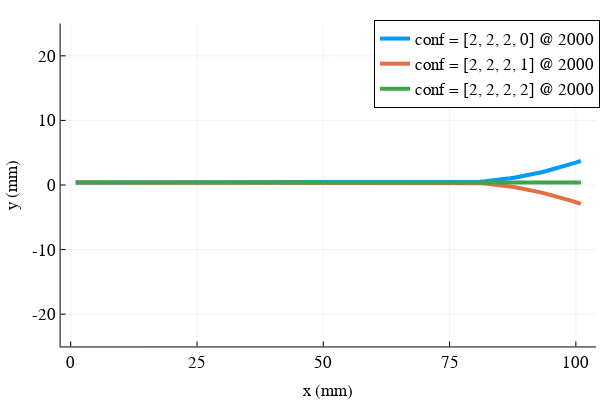

The notebook cell this image was saved under:
### Code cell
v = 81
plot!(1000*X[:,v],
xlabel ="x (mm)",
ylabel = "y (mm)",
linewidth=4,
label="conf = $(conf[v]) @ $(P[1])",
legendfontsize=12,
guidefontsize=12,
tickfontsize=12
)

### Figure 1 — Plotly figure (JSON) as saved in the notebook; plotly's stock layout.template omitted (floating-point values rounded to 4 significant figures)
{"data": [{"colorbar": {"len": 0.897, "title": "", "x": 0.9934, "y": 0.5417}, "legendgroup": "conf = [2, 2, 2, 0] @ 2000", "line": {"color": "rgba(0, 154, 250, 1.000)", "dash": "solid", "shape": "linear", "width": 4}, "mode": "lines", "name": "conf = [2, 2, 2, 0] @ 2000", "showlegend": true, "type": "scatter", "x": [1, 2, 3, 4, 5, 6, 7, 8, 9, 10, 11, 12, 13, 14, 15, 16, 17, 18, 19, 20, 21, 22, 23, 24, 25, 26, 27, 28, 29, 30, 31, 32, 33, 34, 35, 36, 37, 38, 39, 40, 41, 42, 43, 44, 45, 46, 47, 48, 49, 50, 51, 52, 53, 54, 55, 56, 57, 58, 59, 60, 61, 62, 63, 64, 65, 66, 67, 68, 69, 70, 71, 72, 73, 74, 75, 76, 77, 78, 79, 80, 81, 82, 83, 84, 85, 86, 87, 88, 89, 90, 91, 92, 93, 94, 95, 96, 97, 98, 99, 100, 101], "xaxis": "x", "y": [0.4, 0.4, 0.4, 0.4, 0.4, 0.4, 0.4, 0.4, 0.4, 0.4, 0.4, 0.4, 0.4, 0.4, 0.4, 0.4, 0.4, 0.4, 0.4, 0.4, 0.4, 0.4, 0.4, 0.4, 0.4, 0.4, 0.4, 0.4, 0.4, 0.4, 0.4, 0.4, 0.4, 0.4, 0.4, 0.4, 0.4, 0.4, 0.4, 0.4, 0.4, 0.4, 0.4, 0.4, 0.4, 0.4, 0.4, 0.4, 0.4, 0.4, 0.4, 0.4, 0.4, 0.4, 0.4, 0.4, 0.3999, 0.3999, 0.3999, 0.3999, 0.3998, 0.3997, 0.3996, 0.3995, 0.3993, 0.3991, 0.3988, 0.3983, 0.3978, 0.397, 0.3959, 0.3945, 0.3926, 0.3902, 0.3873, 0.3855, 0.3889, 0.4038, 0.4299, 0.4674, 0.5159, 0.5755, 0.646, 0.7273, 0.8194, 0.9222, 1.036, 1.16, 1.295, 1.44, 1.596, 1.762, 1.939, 2.127, 2.325, 2.533, 2.752, 2.981, 3.221, 3.471, 3.732], "yaxis": "y"}, {"colorbar": {"len": 0.897, "title": "", "x": 0.9934, "y": 0.5417}, "legendgroup": "conf = [2, 2, 2, 1] @ 2000", "line": {"color": "rgba(227, 111, 71, 1.000)", "dash": "solid", "shape": "linear", "width": 4}, "mode": "lines", "name": "conf = [2, 2, 2, 1] @ 2000", "showlegend": true, "type": "scatter", "x": [1, 2, 3, 4, 5, 6, 7, 8, 9, 10, 11, 12, 13, 14, 15, 16, 17, 18, 19, 20, 21, 22, 23, 24, 25, 26, 27, 28, 29, 30, 31, 32, 33, 34, 35, 36, 37, 38, 39, 40, 41, 42, 43, 44, 45, 46, 47, 48, 49, 50, 51, 52, 53, 54, 55, 56, 57, 58, 59, 60, 61, 62, 63, 64, 65, 66, 67, 68, 69, 70, 71, 72, 73, 74, 75, 76, 77, 78, 79, 80, 81, 82, 83, 84, 85, 86, 87, 88, 89, 90, 91, 92, 93, 94, 95, 96, 97, 98, 99, 100, 101], "xaxis": "x", "y": [0.4, 0.4, 0.4, 0.4, 0.4, 0.4, 0.4, 0.4, 0.4, 0.4, 0.4, 0.4, 0.4, 0.4, 0.4, 0.4, 0.4, 0.4, 0.4, 0.4, 0.4, 0.4, 0.4, 0.4, 0.4, 0.4, 0.4, 0.4, 0.4, 0.4, 0.4, 0.4, 0.4, 0.4, 0.4, 0.4, 0.4, 0.4, 0.4, 0.4, 0.4, 0.4, 0.4, 0.4, 0.4, 0.4, 0.4, 0.4, 0.4, 0.4, 0.4, 0.4, 0.4, 0.4, 0.4, 0.4, 0.4001, 0.4001, 0.4001, 0.4001, 0.4002, 0.4003, 0.4004, 0.4005, 0.4007, 0.4009, 0.4012, 0.4017, 0.4022, 0.403, 0.4041, 0.4055, 0.4074, 0.4098, 0.4127, 0.4145, 0.4111, 0.3962, 0.3701, 0.3326, 0.2841, 0.2245, 0.154, 0.0727, -0.0194, -0.1222, -0.2357, -0.3598, -0.4946, -0.6399, -0.7959, -0.9623, -1.139, -1.327, -1.525, -1.733, -1.952, -2.181, -2.421, -2.671, -2.932], "yaxis": "y"}, {"colorbar": {"len": 0.897, "title": "", "x": 0.9934, "y": 0.5417}, "legendgroup": "conf = [2, 2, 2, 2] @ 2000", "line": {"color": "rgba(62, 164, 78, 1.000)", "dash": "solid", "shape": "linear", "width": 4}, "mode": "lines", "name": "conf = [2, 2, 2, 2] @ 2000", "showlegend": true, "type": "scatter", "x": [1, 2, 3, 4, 5, 6, 7, 8, 9, 10, 11, 12, 13, 14, 15, 16, 17, 18, 19, 20, 21, 22, 23, 24, 25, 26, 27, 28, 29, 30, 31, 32, 33, 34, 35, 36, 37, 38, 39, 40, 41, 42, 43, 44, 45, 46, 47, 48, 49, 50, 51, 52, 53, 54, 55, 56, 57, 58, 59, 60, 61, 62, 63, 64, 65, 66, 67, 68, 69, 70, 71, 72, 73, 74, 75, 76, 77, 78, 79, 80, 81, 82, 83, 84, 85, 86, 87, 88, 89, 90, 91, 92, 93, 94, 95, 96, 97, 98, 99, 100, 101], "xaxis": "x", "y": [0.4, 0.4, 0.4, 0.4, 0.4, 0.4, 0.4, 0.4, 0.4, 0.4, 0.4, 0.4, 0.4, 0.4, 0.4, 0.4, 0.4, 0.4, 0.4, 0.4, 0.4, 0.4, 0.4, 0.4, 0.4, 0.4, 0.4, 0.4, 0.4, 0.4, 0.4, 0.4, 0.4, 0.4, 0.4, 0.4, 0.4, 0.4, 0.4, 0.4, 0.4, 0.4, 0.4, 0.4, 0.4, 0.4, 0.4, 0.4, 0.4, 0.4, 0.4, 0.4, 0.4, 0.4, 0.4, 0.4, 0.4, 0.4, 0.4, 0.4, 0.4, 0.4, 0.4, 0.4, 0.4, 0.4, 0.4, 0.4, 0.4, 0.4, 0.4, 0.4, 0.4, 0.4, 0.4, 0.4, 0.4, 0.4, 0.4, 0.4, 0.4, 0.4, 0.4, 0.4, 0.4, 0.4, 0.4, 0.4, 0.4, 0.4, 0.4, 0.4, 0.4, 0.4, 0.4, 0.4, 0.4, 0.4, 0.4, 0.4, 0.4], "yaxis": "y"}], "layout": {"annotations": [], "height": 400, "legend": {"bgcolor": "rgba(255, 255, 255, 1.000)", "bordercolor": "rgba(0, 0, 0, 1.000)", "borderwidth": 1, "font": {"color": "rgba(0, 0, 0, 1.000)", "family": "sans-serif", "size": 17}, "title": {"font": {"color": "rgba(0, 0, 0, 1.000)", "family": "sans-serif", "size": 15}, "text": ""}, "tracegroupgap": 0, "traceorder": "normal", "x": 1, "xanchor": "auto", "y": 1, "yanchor": "auto"}, "margin": {"b": 20, "l": 0, "r": 0, "t": 20}, "paper_bgcolor": "rgba(255, 255, 255, 1.000)", "plot_bgcolor": "rgba(255, 255, 255, 1.000)", "showlegend": true, "width": 600, "xaxis": {"anchor": "y", "domain": [0.101, 0.9934], "gridcolor": "rgba(0, 0, 0, 0.100)", "gridwidth": 0.5, "linecolor": "rgba(0, 0, 0, 1.000)", "mirror": false, "range": [-2, 104], "showgrid": true, "showline": true, "showticklabels": true, "tickangle": 0, "tickcolor": "rgb(0, 0, 0)", "tickfont": {"color": "rgba(0, 0, 0, 1.000)", "family": "sans-serif", "size": 17}, "tickmode": "array", "ticks": "inside", "ticktext": ["0", "25", "50", "75", "100"], "tickvals": [0, 25, 50, 75, 100], "title": "x (mm)", "titlefont": {"color": "rgba(0, 0, 0, 1.000)", "family": "sans-serif", "size": 17}, "type": "-", "visible": true, "zeroline": false, "zerolinecolor": "rgba(0, 0, 0, 1.000)"}, "yaxis": {"anchor": "x", "domain": [0.09318, 0.9902], "gridcolor": "rgba(0, 0, 0, 0.100)", "gridwidth": 0.5, "linecolor": "rgba(0, 0, 0, 1.000)", "mirror": false, "range": [-25, 25], "showgrid": true, "showline": true, "showticklabels": true, "tickangle": 0, "tickcolor": "rgb(0, 0, 0)", "tickfont": {"color": "rgba(0, 0, 0, 1.000)", "family": "sans-serif", "size": 17}, "tickmode": "array", "ticks": "inside", "ticktext": ["-20", "-10", "0", "10", "20"], "tickvals": [-20, -10, 0, 10, 20], "title": "y (mm)", "titlefont": {"color": "rgba(0, 0, 0, 1.000)", "family": "sans-serif", "size": 17}, "type": "-", "visible": true, "zeroline": false, "zerolinecolor": "rgba(0, 0, 0, 1.000)"}}}
